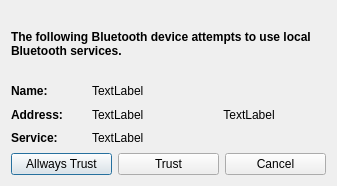
<ui version="4.0" >
 <class>AuthDialog</class>
 <widget class="QDialog" name="AuthDialog" >
  <property name="geometry" >
   <rect>
    <x>0</x>
    <y>0</y>
    <width>337</width>
    <height>186</height>
   </rect>
  </property>
  <property name="sizePolicy" >
   <sizepolicy vsizetype="Fixed" hsizetype="Fixed" >
    <horstretch>0</horstretch>
    <verstretch>0</verstretch>
   </sizepolicy>
  </property>
  <property name="windowTitle" >
   <string>Dialog</string>
  </property>
  <layout class="QVBoxLayout" >
   <item>
    <widget class="QLabel" name="label" >
     <property name="font" >
      <font>
       <weight>75</weight>
       <bold>true</bold>
      </font>
     </property>
     <property name="text" >
      <string>The following Bluetooth device attempts to use local Bluetooth services.</string>
     </property>
     <property name="wordWrap" >
      <bool>true</bool>
     </property>
    </widget>
   </item>
   <item>
    <layout class="QHBoxLayout" >
     <item>
      <layout class="QVBoxLayout" >
       <item>
        <layout class="QHBoxLayout" >
         <item>
          <widget class="QLabel" name="label_2" >
           <property name="font" >
            <font>
             <weight>75</weight>
             <bold>true</bold>
            </font>
           </property>
           <property name="text" >
            <string>Name: </string>
           </property>
          </widget>
         </item>
         <item>
          <widget class="QLabel" name="nameLabel" >
           <property name="text" >
            <string>TextLabel</string>
           </property>
          </widget>
         </item>
        </layout>
       </item>
       <item>
        <layout class="QHBoxLayout" >
         <item>
          <widget class="QLabel" name="label_3" >
           <property name="font" >
            <font>
             <weight>75</weight>
             <bold>true</bold>
            </font>
           </property>
           <property name="text" >
            <string>Address: </string>
           </property>
          </widget>
         </item>
         <item>
          <widget class="QLabel" name="addressLabel" >
           <property name="text" >
            <string>TextLabel</string>
           </property>
          </widget>
         </item>
        </layout>
       </item>
       <item>
        <layout class="QHBoxLayout" >
         <item>
          <widget class="QLabel" name="label_4" >
           <property name="font" >
            <font>
             <weight>75</weight>
             <bold>true</bold>
            </font>
           </property>
           <property name="text" >
            <string>Service: </string>
           </property>
          </widget>
         </item>
         <item>
          <widget class="QLabel" name="serviceLabel" >
           <property name="text" >
            <string>TextLabel</string>
           </property>
          </widget>
         </item>
        </layout>
       </item>
      </layout>
     </item>
     <item>
      <widget class="QLabel" name="iconLabel" >
       <property name="text" >
        <string>TextLabel</string>
       </property>
       <property name="alignment" >
        <set>Qt::AlignCenter</set>
       </property>
      </widget>
     </item>
    </layout>
   </item>
   <item>
    <layout class="QHBoxLayout" >
     <item>
      <widget class="QPushButton" name="allwTrustButton" >
       <property name="text" >
        <string>Allways Trust</string>
       </property>
      </widget>
     </item>
     <item>
      <widget class="QPushButton" name="trustButton" >
       <property name="text" >
        <string>Trust</string>
       </property>
      </widget>
     </item>
     <item>
      <widget class="QPushButton" name="cancelButton" >
       <property name="text" >
        <string>Cancel</string>
       </property>
      </widget>
     </item>
    </layout>
   </item>
  </layout>
 </widget>
 <resources/>
 <connections/>
</ui>
